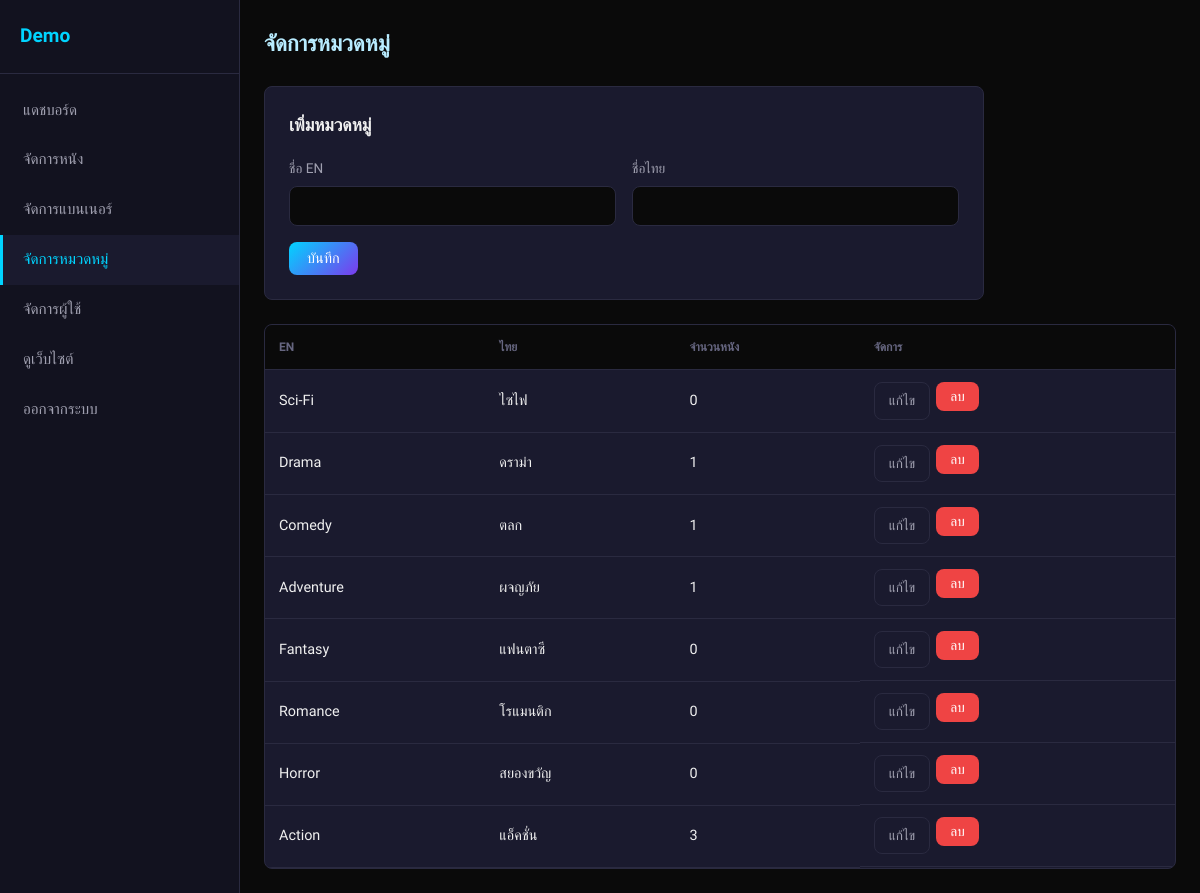
Screenshot of /admin/categories.php (signed in) with the database file from the repository.
### tables this page shows
CREATE TABLE categories (
    id INT AUTO_INCREMENT PRIMARY KEY,
    name VARCHAR(100) NOT NULL,
    name_th VARCHAR(100) NOT NULL
);

### includes/functions.php (called while the page is built, shortened)
<?php
require_once __DIR__ . '/db.php';
function e(string $str): string
{
    return htmlspecialchars($str, ENT_QUOTES, 'UTF-8');
}
    ?>

### includes/db.php (called while the page is built, shortened)
<?php
function getDB(): PDO
{
    static $pdo = null;
    if ($pdo === null) {
        $dsn = 'mysql:host=' . DB_HOST . ';dbname=' . DB_NAME . ';charset=' . DB_CHARSET;
        $pdo = new PDO($dsn, DB_USER, DB_PASS, [
            PDO::ATTR_ERRMODE            => PDO::ERRMODE_EXCEPTION,
            PDO::ATTR_DEFAULT_FETCH_MODE => PDO::FETCH_ASSOC,
            PDO::ATTR_EMULATE_PREPARES   => false,
            PDO::MYSQL_ATTR_INIT_COMMAND => 'SET NAMES utf8mb4 COLLATE utf8mb4_unicode_ci',
        ]);
    }
    return $pdo;
}
function fetchAll(string $sql, array $params = []): array
{
    $stmt = getDB()->prepare($sql);
    $stmt->execute($params);
    return $stmt->fetchAll();
}

### admin/categories.php (the view, shortened to what this page needs)
<?php
require_once __DIR__ . '/includes/sidebar.php';
$categories = fetchAll('SELECT c.*, (SELECT COUNT(*) FROM movies WHERE category_id=c.id) AS cnt FROM categories c ORDER BY name_th');
$editId = (int) ($_GET['edit'] ?? 0);
$editCat = $editId ? fetchOne('SELECT * FROM categories WHERE id=?', [$editId]) : null;
?>
<div class="admin-top"><h1>จัดการหมวดหมู่</h1></div>
<form method="POST" class="admin-form" style="margin-bottom:24px;">
    <h2><?= $editCat ? 'แก้ไขหมวดหมู่' : 'เพิ่มหมวดหมู่' ?></h2>
    <div class="form-row">
        <div class="form-group"><label>ชื่อ EN</label><input name="name" value="<?= e($editCat['name'] ?? '') ?>" required></div>
        <div class="form-group"><label>ชื่อไทย</label><input name="name_th" value="<?= e($editCat['name_th'] ?? '') ?>" required></div>
    </div>
    <button type="submit" class="btn btn-primary">บันทึก</button>
</form>
<div class="table-wrap">
    <table class="data-table">
        <thead><tr><th>EN</th><th>ไทย</th><th>จำนวนหนัง</th><th>จัดการ</th></tr></thead>
        <tbody>
        <?php foreach ($categories as $c): ?>
        <tr>
            <td><?= e($c['name']) ?></td>
            <td><?= e($c['name_th']) ?></td>
            <td><?= $c['cnt'] ?></td>
            <td class="actions">
                <a href="?edit=<?= $c['id'] ?>" class="btn btn-outline btn-sm">แก้ไข</a>
                <form method="POST" style="display:inline" onsubmit="return confirm('ลบหมวดหมู่นี้ (จำนวนหนัง: <?= $c['cnt'] ?>)?')">
                    <button class="btn btn-danger btn-sm">ลบ</button>
                </form>
            </td>
        </tr>
        <?php endforeach; ?>
        </tbody>
    </table>
</div>
<?php require_once __DIR__ . '/includes/footer.php'; ?>

### assets/css/style.css (style rules this page uses)
*, *::before, *::after { box-sizing: border-box; margin: 0; padding: 0; }
:root { --bg-primary: #0a0a0a; --bg-card: #1a1a2e; --bg-card-hover: #222240; --bg-sidebar: #12121f; --accent-blue: #00d4ff; --accent-purple: #7c3aed; --accent-gradient: linear-gradient(135deg, #00d4ff, #7c3aed); --text-primary: #f0f0f0; --text-secondary: #a0a0b0; --text-muted: #666680; --border-color: #2a2a40; --badge-sub: #10b981; --badge-dub: #f97316; --badge-both: #00d4ff; --badge-ongoing: #f59e0b; --badge-completed: #10b981; --header-height: 64px; --sidebar-width: 200px; --banner-side-width: 160px; --radius: 8px; --shadow: 0 4px 24px rgba(0, 212, 255, 0.08); }
html { scroll-behavior: smooth; }
body { font-family: 'Sarabun', 'Leelawadee UI', Tahoma, sans-serif; background: var(--bg-primary); color: var(--text-primary); line-height: 1.7; min-height: 100vh; -webkit-font-smoothing: antialiased; }
input, button, select, textarea { font-family: inherit; }
a { color: var(--accent-blue); text-decoration: none; transition: color 0.2s; }
.btn { display: inline-flex; align-items: center; gap: 6px; padding: 8px 18px; border-radius: var(--radius); font-size: 0.9rem; font-weight: 500; cursor: pointer; border: none; transition: all 0.2s; text-decoration: none; }
.btn-primary { background: var(--accent-gradient); color: #fff; }
.btn-outline { background: transparent; color: var(--text-secondary); border: 1px solid var(--border-color); }
.btn-sm { padding: 6px 14px; font-size: 0.85rem; }
.btn-danger { background: #ef4444; color: #fff; }
.form-group { margin-bottom: 16px; }
.form-group label { display: block; margin-bottom: 6px; font-size: 0.85rem; color: var(--text-secondary); }
.form-group input, .form-group select, .form-group textarea { width: 100%; padding: 10px 14px; background: var(--bg-primary); border: 1px solid var(--border-color); border-radius: var(--radius); color: var(--text-primary); font-size: 0.95rem; outline: none; }
.form-row { display: grid; grid-template-columns: 1fr 1fr; gap: 16px; }

### assets/css/admin.css (style rules this page uses)
.admin-top { display: flex; align-items: center; justify-content: space-between; margin-bottom: 24px; }
.admin-top h1 { font-size: 1.4rem; color: #b8ecff; }
.table-wrap { background: var(--bg-card); border: 1px solid var(--border-color); border-radius: var(--radius); overflow-x: auto; }
.data-table { width: 100%; border-collapse: collapse; }
.data-table th, .data-table td { padding: 12px 14px; text-align: left; font-size: 0.9rem; border-bottom: 1px solid var(--border-color); }
.data-table th { background: var(--bg-primary); color: var(--text-muted); font-size: 0.75rem; text-transform: uppercase; }
.actions { display: flex; gap: 6px; flex-wrap: wrap; }
.admin-form { background: var(--bg-card); border: 1px solid var(--border-color); border-radius: var(--radius); padding: 24px; max-width: 720px; }
.admin-form h2 { margin-bottom: 16px; font-size: 1.1rem; }

### rows the page displays
categories: name "Sci-Fi", name_th "ไซไฟ", cnt "0"
categories: name "Drama", name_th "ดราม่า", cnt "1"
categories: name "Comedy", name_th "ตลก", cnt "1"
categories: name "Adventure", name_th "ผจญภัย", cnt "1"
categories: name "Fantasy", name_th "แฟนตาซี", cnt "0"
categories: name "Romance", name_th "โรแมนติก", cnt "0"
categories: name "Horror", name_th "สยองขวัญ", cnt "0"
categories: name "Action", name_th "แอ็คชั่น", cnt "3"

### other values shown
SITE_NAME "Demo"
